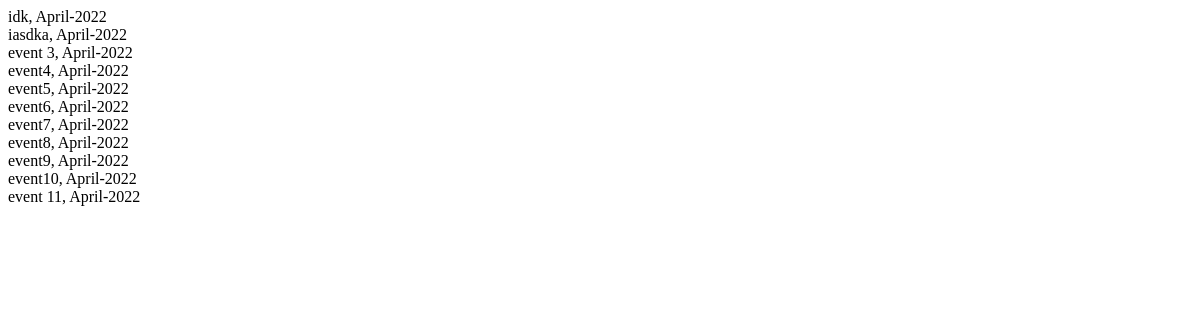
Before: /events with the older database file.
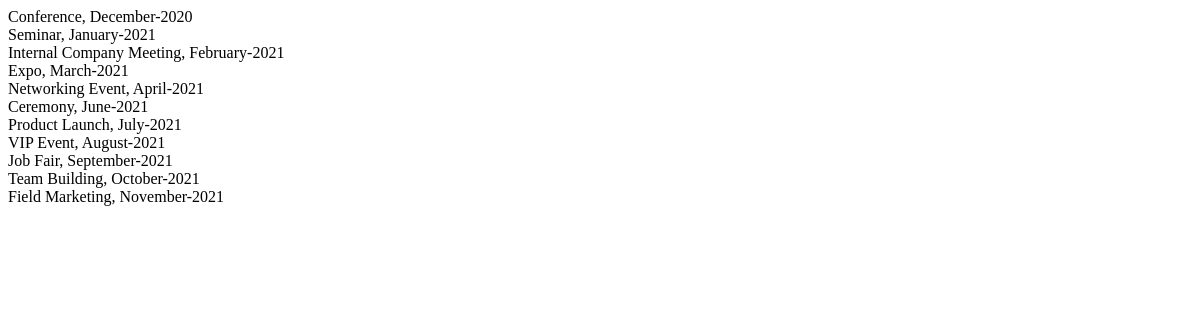
After: the same page with the newer database file.
### pictures/models.py (models this page shows)
class Event(models.Model):
    name = models.CharField(max_length=30)
    description_text = models.CharField(max_length=300)
    date = models.DateTimeField()
    def __str__(self):
        return f"{self.name}, {self.date.strftime('%B-%Y')}"

### pictures/views.py (the view)
# urls.py: path('events', pictures.views.list_events),
def list_events(request):
    events = Event.objects.all()
    data = {'events': events}
    return render(request, 'event_list.html', data)

### pictures/templates/event_list.html (shortened to what this page needs)
<!DOCTYPE html>
<html lang="en">
<head>
</head>
<body>
{% for event in events %}
    {{ event }}<br>
{% endfor %}
</body>
</html>

Changed rows visible on the page:
removed Event: name+date "idk, April-2022"
removed Event: name+date "iasdka, April-2022"
removed Event: name+date "event 3, April-2022"
removed Event: name+date "event4, April-2022"
removed Event: name+date "event6, April-2022"
removed Event: name+date "event7, April-2022"
removed Event: name+date "event9, April-2022"
removed Event: name+date "event10, April-2022"
removed Event: name+date "event 11, April-2022"
added Event: name+date "Conference, December-2020"
added Event: name+date "Seminar, January-2021"
added Event: name+date "Internal Company Meeting, February-2021"
added Event: name+date "Expo, March-2021"
changed Event: name+date "event5, April-2022" → "Networking Event, April-2021"
added Event: name+date "Ceremony, June-2021"
added Event: name+date "Product Launch, July-2021"
changed Event: name+date "event8, April-2022" → "VIP Event, August-2021"
added Event: name+date "Job Fair, September-2021"
added Event: name+date "Team Building, October-2021"
added Event: name+date "Field Marketing, November-2021"
